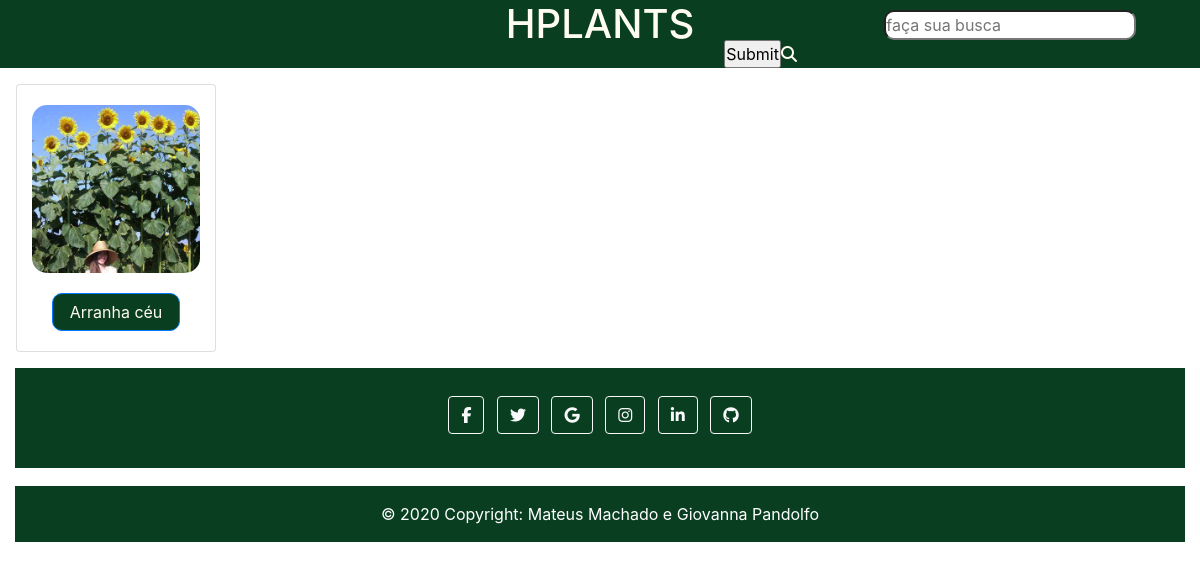
Page /busca.php?busca=Arranha céu on the committed database.
### tables this page shows
CREATE TABLE `plantas` (
  `PlantaID` int(11) NOT NULL,
  `Nome` varchar(255) NOT NULL,
  `CategoriaID` int(11) NOT NULL,
  `Cuidados` longtext NOT NULL,
  `Imagem` varchar(255) NOT NULL
);

### busca.php (the view)
<?php
include_once 'conexao.php';
?>
    <main id="index" class="row">
    <?php
    $busca = $_GET['busca'];
    $sql = "SELECT * FROM plantas WHERE Nome LIKE '%{$busca}%'";
    $result_query = mysqli_query( $conexao, $sql );
    while ( $row = mysqli_fetch_array($result_query, MYSQLI_ASSOC) )
    {
    ?>
        <div class="card col-2 m-3" style="width: 18rem;">
        <a href="planta.php?id=<?php echo $row['PlantaID']?>"><img class="card-img-top base1" src="./img/<?php echo $row['Imagem']?>" alt="..."></a>
            <div class="card-body">
              <a href="planta.php?id=<?php echo $row['PlantaID']?>" class="btn btn-primary"><?php echo $row['Nome']?></a>
            </div>
          </div>
    <?php
    }
    ?>
    </main>
<?php
include_once 'footer.php';
?>

### style.css (style rules this page uses)
* { padding: 0; margin: 0; }
.base1 { border-radius: 15px; margin-top: 20px; }
.btn-primary { background-color: #093f20; color: #fffcf0; border-radius: 10px; width: 100%; }

### rows in the picture
plantas: Imagem (picture), Nome "Arranha céu"
